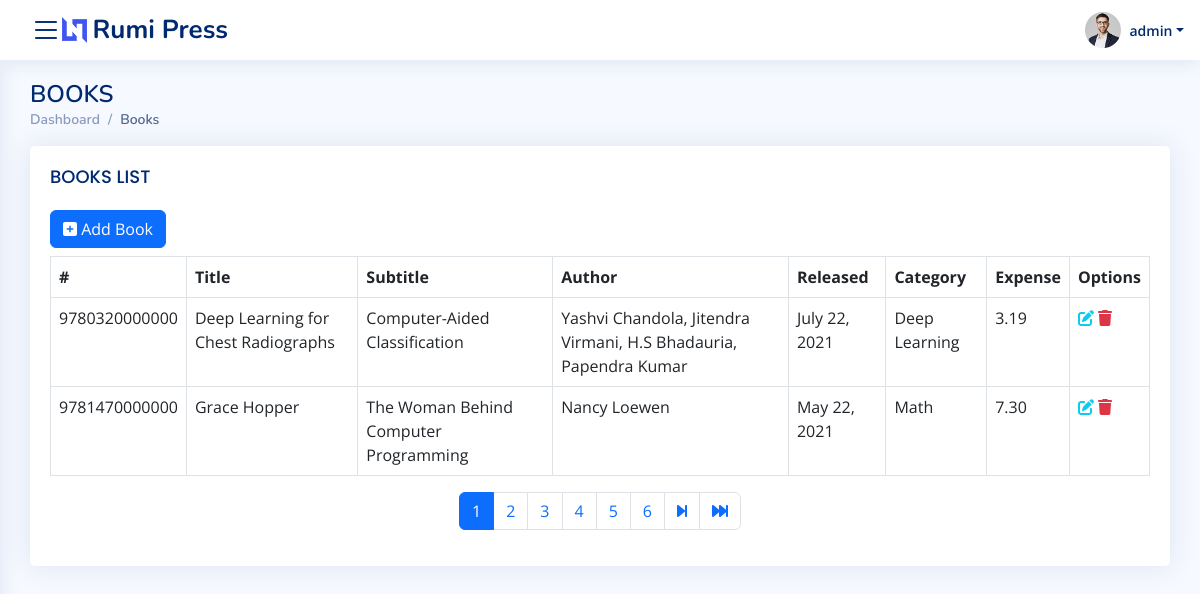
The app's page /books/ (signed in) with its own data.
### tracker/models.py (models this page shows, shortened)
class Books(models.Model):
    book_code=models.IntegerField()
    title=models.CharField(max_length=255)
    subtitle=models.CharField(max_length=255, null=True)
    author=models.CharField(max_length=255)
    publishing_date=models.DateField()
    publisher=models.CharField(max_length=255)
    category=models.ForeignKey(Categories, on_delete=models.CASCADE)
    user=models.ForeignKey(User, on_delete=models.CASCADE, related_name='user_reg')
    date=models.DateField(auto_now=True)
    distribution_expense=models.DecimalField(max_digits=6, decimal_places=2)
    active=models.BooleanField(default=True)

class Categories(models.Model):
    category=models.CharField(max_length=70)
    user=models.ForeignKey(User, on_delete=models.CASCADE)
    date=models.DateField(auto_now=True)
    active=models.BooleanField(default=True)
    class Meta:
        unique_together = ('id', 'category')

### tracker/views.py (the view)
# urls.py: path('books/', views.BooksView, name='books'),
@login_required
def BooksView(request):
    if request.method=="GET":
        page=request.GET.get('page',1)
        books=Books.objects.filter(active=True).all().order_by('-publishing_date', '-id')
        try:
            paginator=Paginator(books,2)
            books=paginator.page(page)
        except:
            raise Http404
        return render(request, 'books/books.html',{'entity':books, 'paginator':paginator})

### templates/books/books.html (shortened to what this page needs)
{% extends 'base.html'%}
{% block content %}
<main id="main" class="main">
    <div class="pagetitle">
      <h1>BOOKS</h1>
      <nav>
        <ol class="breadcrumb">
          <li class="breadcrumb-item"><a href="{% url  'index' %}">Dashboard</a></li>
          <li class="breadcrumb-item active">Books</li>
        </ol>
      </nav>
    </div>
    <section class="section">
    <div class="row">
        <div class="col-lg-12">
          <div class="card">
            <div class="card-body">
              <h5 class="card-title">BOOKS LIST</h5>
                <a href="{% url 'create_books' %}" class="btn btn-primary">
                    <i class="fa fa-plus-square"></i> Add Book
                </a>
              <table class="table table-hover table-bordered  table-responsive mt-2">
                  <thead>
                      <th>#</th>
                      <th>Title</th>
                      <th>Subtitle</th>
                      <th>Author</th>
                      <th>Released</th>
                      <th>Category</th>
                      <th>Expense</th>
                      <th>Options</th>
                  </thead>
                  <tbody>
                    {% for book in entity %}
                        <tr>
                            <td>{{book.book_code}}</td>
                            <td>{{book.title}}</td>
                            <td>{{book.subtitle}}</td>
                            <td>{{book.author}}</td>
                            <td>{{book.publishing_date}}</td>
                            <td>{{book.category.category}}</td>
                            <td>{{book.distribution_expense}}</td>
                            <td>
                              <a href="{% url 'update_book' book.id %}" class="text-info">
                                <i class="fa fa-pen-to-square"></i>
                              </a>
                              <form action="{% url 'remove_book' book.id %}" method="post" class="d-inline-flex">
                                <a href="javascript:void(0);" class="text-danger" onclick="this.parentNode.submit()">
                                  <i class="fa fa-trash"></i>
                                </a>
                              </form>
                            </td>
                        </tr>
                    {% endfor %}
                  </tbody>
              </table>
              {% include 'paginator.html' %}
            </div>
          </div>
        </div>
    </div>
</main>
{% endblock %}

### templates/header.html (shortened to what this page needs)
{% load static%}
 <header id="header" class="header fixed-top d-flex align-items-center">
    <div class="d-flex align-items-center justify-content-between">
        <i class="bi bi-list toggle-sidebar-btn"></i>
      <a href="{% url 'index' %}" class="logo d-flex align-items-center">
        <img src="{% static 'img/logo.png' %}" alt="">
        <span class="d-none d-lg-block">Rumi Press</span>
      </a>
    </div>
    <nav class="header-nav ms-auto">
        <ul class="d-flex align-items-center">
            <li class="nav-item dropdown pe-3">
                <a class="nav-link nav-profile d-flex align-items-center pe-0" href="#" data-bs-toggle="dropdown">
                  <img src="{% static '/img/profile-img.jpg' %}" alt="Profile" class="rounded-circle">
                  <span class="d-none d-md-block dropdown-toggle ps-2">{{user.username}}</span>
                </a>
              </li>
        </ul>
    </nav>
</header>

### static/css/style.css (style rules this page uses)
:root { scroll-behavior: smooth; }
body { font-family: "Open Sans", sans-serif; background: #f6f9ff; color: #444444; }
a { color: #4154f1; text-decoration: none; }
h1, h2, h3, h4, h5, h6 { font-family: "Nunito", sans-serif; }
#main { margin-top: 60px; padding: 20px 30px; transition: all 0.3s; }
.pagetitle { margin-bottom: 10px; }
.pagetitle h1 { font-size: 24px; margin-bottom: 0; font-weight: 600; color: #012970; }
.card { margin-bottom: 30px; border: none; border-radius: 5px; box-shadow: 0px 0 30px rgba(1, 41, 112, 0.1); }
.card-title { padding: 20px 0 15px 0; font-size: 18px; font-weight: 500; color: #012970; font-family: "Poppins", sans-serif; }
.card-body { padding: 0 20px 20px 20px; }
.breadcrumb { font-size: 14px; font-family: "Nunito", sans-serif; color: #899bbd; font-weight: 600; }
.breadcrumb a { color: #899bbd; transition: 0.3s; }
.breadcrumb .breadcrumb-item::before { color: #899bbd; }
.breadcrumb .active { color: #51678f; font-weight: 600; }
.logo { line-height: 1; }
@media (min-width: 1200px) { .logo { width: 280px; } }
.logo img { max-height: 26px; margin-right: 6px; }
.logo span { font-size: 26px; font-weight: 700; color: #012970; font-family: "Nunito", sans-serif; }
.header { transition: all 0.5s; z-index: 997; height: 60px; box-shadow: 0px 2px 20px rgba(1, 41, 112, 0.1); background-color: #fff; padding-left: 20px; }
.header .toggle-sidebar-btn { font-size: 32px; padding-left: 10px; cursor: pointer; color: #012970; }
.header-nav ul { list-style: none; }
.header-nav>ul { margin: 0; padding: 0; }
.header-nav .nav-profile { color: #012970; }
.header-nav .nav-profile img { max-height: 36px; }
.header-nav .nav-profile span { font-size: 14px; font-weight: 600; }
@media (min-width: 1200px) { #main, #footer { margin-left: 300px; } }
@media (min-width: 1200px) { .toggle-sidebar #main, .toggle-sidebar #footer { margin-left: 0; } }

### records on screen
Books: book_code "9780320000000", title "Deep Learning for Chest Radiographs", subtitle "Computer-Aided Classification", author "Yashvi Chandola, Jitendra Virmani, H.S Bhadauria, Papendra Kumar", publishing_date "July 22, 2021", category.category "Deep Learning", distribution_expense "3.19"
Books: book_code "9781470000000", title "Grace Hopper", subtitle "The Woman Behind Computer Programming", author "Nancy Loewen", publishing_date "May 22, 2021", category.category "Math", distribution_expense "7.30"

### other values on screen
{{ user.username }} "admin"
{{ page }} "1" "2" "3" "4" "5" "6"
